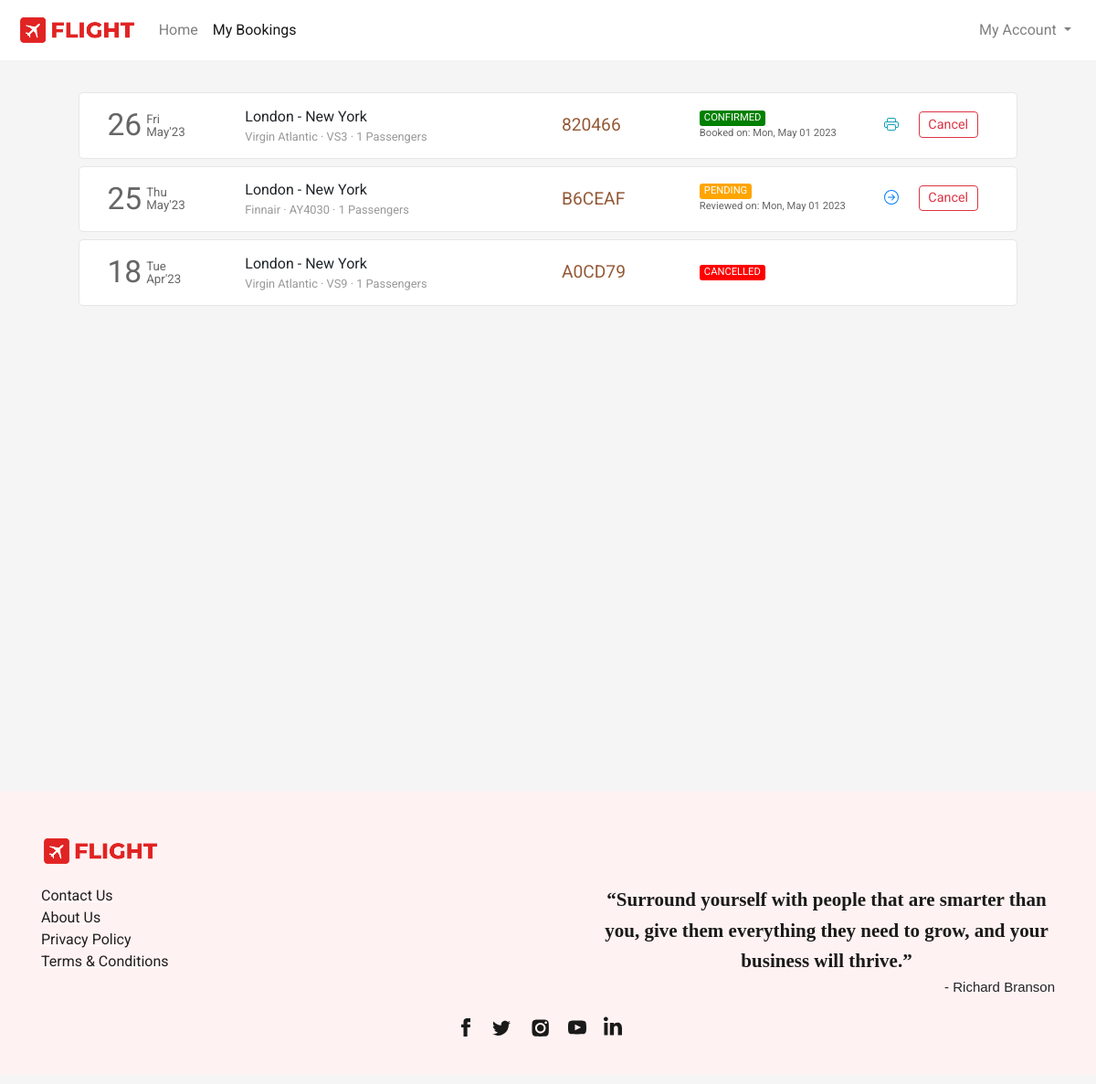
The page /flight/bookings (signed in) on the database as committed earlier.
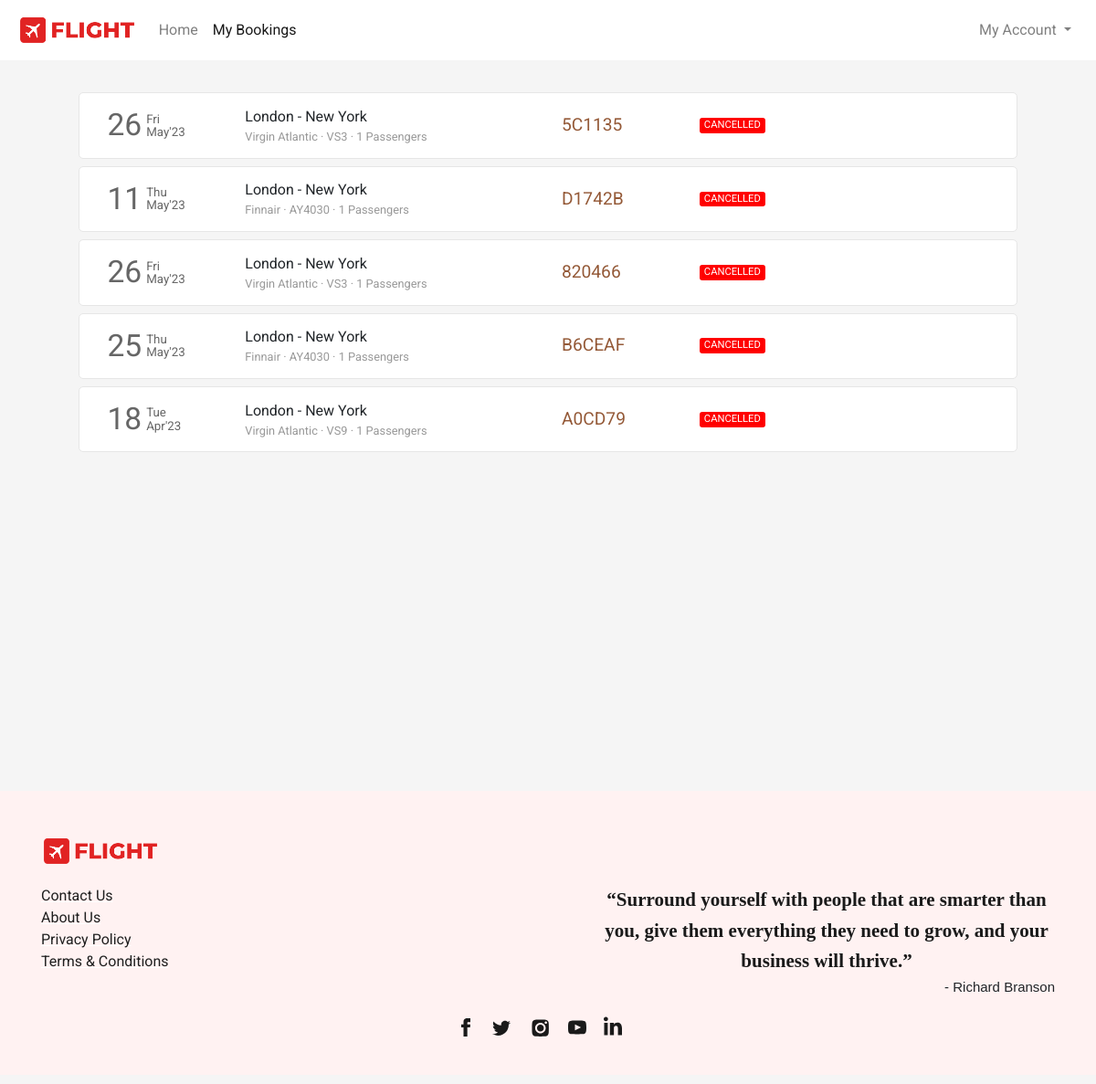
The same page on the database as committed later.
### flight/models.py (models this page shows, shortened)
class Ticket(models.Model):
    user = models.ForeignKey(User, on_delete=models.CASCADE, related_name="bookings", blank=True, null=True)
    ref_no = models.CharField(max_length=6, unique=True)
    passengers = models.ManyToManyField(Passenger, related_name="flight_tickets")
    flight = models.ForeignKey(Flight, on_delete=models.CASCADE, related_name="tickets", blank=True, null=True)
    flight_ddate = models.DateField(blank=True, null=True)
    flight_adate = models.DateField(blank=True, null=True)
    flight_fare = models.FloatField(blank=True, null=True)
    other_charges = models.FloatField(blank=True, null=True)
    coupon_used = models.CharField(max_length=15, blank=True)
    coupon_discount = models.FloatField(default=0.0)
    total_fare = models.FloatField(blank=True, null=True)
    seat_class = models.CharField(max_length=20, choices=SEAT_CLASS)
    booking_date = models.DateTimeField(default=datetime.now)
    mobile = models.CharField(max_length=20, blank=True)
    email = models.EmailField(max_length=45, blank=True)
    status = models.CharField(max_length=45, choices=TICKET_STATUS)

class Flight(models.Model):
    origin = models.ForeignKey(Place, on_delete=models.CASCADE, related_name="departures")
    destination = models.ForeignKey(Place, on_delete=models.CASCADE, related_name="arrivals")
    depart_time = models.TimeField(auto_now=False, auto_now_add=False)
    depart_day = models.ManyToManyField(Week, related_name="flights_of_the_day")
    duration = models.DurationField(null=True)
    arrival_time = models.TimeField(auto_now=False, auto_now_add=False)
    plane = models.CharField(max_length=24)
    airline = models.CharField(max_length=64)
    economy_fare = models.FloatField(null=True)
    business_fare = models.FloatField(null=True)
    first_fare = models.FloatField(null=True)

class Place(models.Model):
    city = models.CharField(max_length=64)
    airport = models.CharField(max_length=64)
    code = models.CharField(max_length=3)
    country = models.CharField(max_length=64)

### flight/views.py (the view)
# urls.py: path('flight/bookings', views.bookings, name="bookings"),
def bookings(request):
    if request.user.is_authenticated:
        tickets = Ticket.objects.filter(user=request.user).order_by('-booking_date')
        return render(request, 'flight/bookings.html', {
            'page': 'bookings',
            'tickets': tickets
        })
    else:
        return HttpResponseRedirect(reverse('login'))

### flight/templates/flight/bookings.html (shortened to what this page needs)
{% extends 'flight/layout.html' %}
{% load static %}
{% block head %}
    <link rel="stylesheet" href="{% static 'css/bookings_style.css' %}">
{% endblock head %}
{% block body %}
    <section class="section section1">
        <div class="container">
            {% if tickets %}
                {% for ticket in tickets %}
                    <div class="row each-booking-div" id="{{ticket.ref_no}}">
                        <div class="col-2" style="display: flex;">
                            <div style="display: flex; color: #666666; margin-top: auto;">
                                <div>
                                    <span style="font-size: 2.1em;">{{ticket.flight_ddate | date:"d"}}</span>
                                </div>
                                <div style="font-size: smaller; display: flex; margin: auto 0; padding-left: 5px; line-height: 1em;">
                                    <div style="margin: auto;">
                                        <div style="margin-bottom: 1px;">{{ticket.flight_ddate | date:"D"}}</div>
                                        <div style="margin-top: 1px;">{{ticket.flight_ddate | date:"M'y"}}</div>
                                    </div>
                                </div>
                            </div>
                        </div>
                        <div class="col-4 middle-div">
                            <div style="width:100%">
                                <div class="row places-div" style=" display: flex;">
                                    <div style="max-width: 45%;">{{ticket.flight.origin.city}}</div>
                                    <div>&nbsp;-&nbsp;</div>
                                    <div style="max-width: 45%;">{{ticket.flight.destination.city}}</div>
                                </div>
                                <div class="row places-div" style="font-size: .8em; color: #999999; ">
                                    <div style="max-width: 100%;">{{ticket.flight.airline}} &middot; {{ticket.flight.plane}} &middot; {{ticket.passengers.count}} Passengers</div>
                                </div>
                            </div>
                        </div>
                        <div class="col-2 middle-div">
                            <div style="font-size: 1.2em; color: #945937;">{{ticket.ref_no}}</div>
                        </div>
                        <div class="col-2 middle-div">
                            <div>
                                <div class="row status-div">
                                    {% if ticket.status == 'CONFIRMED' %}
                                        <div class="green">{{ticket.status}}</div>
                                    {% endif %}
                                    {% if ticket.status == 'PENDING' %}
                                        <div class="orange">{{ticket.status}}</div>
                                    {% endif %}
                                    {% if ticket.status == 'CANCELLED' %}
                                        <div class="red">{{ticket.status}}</div>
                                    {% endif %}
                                </div>
                                <div class="row booking-date-div" style="font-size: .7em; color: #666;">
                                    {% if ticket.status == 'CONFIRMED' %}
                                        Booked on: {{ticket.booking_date | date:"D, M d Y"}}
                                    {% endif %}
                                    {% if ticket.status == 'PENDING' %}
                                        Reviewed on: {{ticket.booking_date | date:"D, M d Y"}}
                                    {% endif %}
                                </div>
                            </div>
                        </div>
                        <div class="col-2 last-div">
                            <div>
                                <div class="ticket-action-div">
                                    {% if ticket.status == 'CONFIRMED' %}
                                        <form action="{% url 'getticket' %}" method="get" target="_blank">
                                            <button type="submit" class="btn btn-outline-info btnp pbtn">
                                            </button>
                                        </form>
                                        <button class="btn btn-outline-danger btnp cbtn"  data-ref="{{ticket.ref_no}}" onclick="popup(this)">Cancel</button>
                                    {% endif %}
                                    {% if ticket.status == 'PENDING' %}
                                        <form action="{% url 'resumebooking' %}" method="POST">
                                            <button type="submit" class="btn btn-outline-primary btnp rbtn">
                                            </button>
                                        </form>
                                        <button type="button" class="btn btn-outline-danger btnp cbtn" data-ref="{{ticket.ref_no}}" onclick="popup(this)">Cancel</button>
                                    {% endif %}
                                </div>
                            </div>
                        </div>
                    </div>
                {% endfor %}
            {% endif %}
        </div>
    </section>
{% endblock %}

### flight/templates/flight/layout.html (shortened to what this page needs)
{% load static %}
<!DOCTYPE html>
<html lang="en">
<head>
  <link rel="stylesheet" href="https://stackpath.bootstrapcdn.com/bootstrap/4.4.1/css/bootstrap.min.css">
  <link rel="stylesheet" href="https://use.typekit.net/cav5lva.css">
  <link rel="stylesheet" href="{% static 'css/layout_style.css' %}">
  {% block head %}
  {% endblock %}
</head>
<body>
  <div class="container-fluid">
    <nav class="navbar navbar-expand-lg navbar-light">
      <a class="navbar-brand" href="{% url 'index' %}">
          <img src="{% static 'img/icon_logo.png' %}" height="34" alt="">
      </a>
      <div class="collapse navbar-collapse" id="navbarSupportedContent">
        <ul class="navbar-nav mr-auto">
          <li class="nav-item {% if not page %}active{% endif %}">
            <a class="nav-link" href="{% url 'index' %}">Home</a>
          </li>
          <li class="nav-item {% if page == 'bookings' %}active{% endif %}">
            <a class="nav-link" href="{% url 'bookings' %}">My Bookings</a>
          </li>
        </ul>
        <ul class="navbar-nav">
          {% if not user.is_authenticated %}
            <li class="nav-item">
              <button class="btn btn-outline-danger" style="border-radius: 25rem;" onclick="window.location.href = '/login';">
                <svg width="1.1em" height="1.1em" viewBox="0 1.5 16 16" class="bi bi-person-fill" fill="currentColor" xmlns="http://www.w3.org/2000/svg">
                  <path fill-rule="evenodd" d="M3 14s-1 0-1-1 1-4 6-4 6 3 6 4-1 1-1 1H3zm5-6a3 3 0 1 0 0-6 3 3 0 0 0 0 6z"/>
                </svg>
                Login
              </button>
            </li>
          {% else %}
            <li class="nav-item dropdown my-account">
              <a class="nav-link dropdown-toggle" href="#" id="navbarDropdown" role="button" data-toggle="dropdown" aria-haspopup="true" aria-expanded="false">
                My Account
              </a>
            </li>
          {% endif %}
        </ul>
      </div>
    </nav>
    <main>
      {% block body %}{% endblock %}
    </main>
    <footer>
      <div class="container">
        <div>
          <div class="logo-container">
            <img src="{% static 'img/icon_logo.png' %}">
          </div>
          <div class="footer-content">
            <div class="links-container">
              <div>
                <ul class="link-list">
                  <li class="list-item"><a class="footer-links" href="{% url 'contact' %}">Contact Us</a></li>
                  <li class="list-item"><a class="footer-links" href="{% url 'aboutus' %}">About Us</a></li>
                  <li class="list-item"><a class="footer-links" href="{% url 'privacypolicy' %}">Privacy Policy</a></li>
                  <li class="list-item"><a class="footer-links" href="{% url 'termsandconditions' %}">Terms &amp; Conditions</a></li>
                </ul>
              </div>
            </div>
            <div class="quote-container">
              <div class="quote">“Surround yourself with people that are smarter than you, give them everything they need to grow, and your business will thrive.”</div>
              <div class="quote-by">- Richard Branson</div>
            </div>
          </div>
          <div class="social-links">
            <div class="social-icons">
              <a href="#" class="social-icon">
              </a>
              <a href="#" class="social-icon">
              </a>
              <a href="#" class="social-icon">
              </a>
              <a href="#" class="social-icon">
              </a>
              <a href="#" class="social-icon">
              </a>
            </div>
          </div>
        </div>
      </div>
    </footer>
  </div>
</body>
</html>

### flight/static/css/layout_style.css (style rules this page uses)
body { margin: 0px; padding: 0px; font-family: "Rubik", sans-serif; font-weight: normal; font-style: normal; min-width: 250px; }
.container-fluid { padding-left: 0px; padding-right: 0px; }
.navbar { padding: .7rem 1.2rem; background-color: #fff; transition-duration: .2s; }
.section { background-size: cover; background-position: center; background-repeat: no-repeat; padding: 30px 50px; min-height: 100vh; }
footer { background-color: rgb(255,242,242); margin-top: 0px; padding-top: 1px; }
footer .container > div { font-family: Barlow, sans-serif; margin: 48px 0px 10px; flex-shrink: 0; max-width: 100%; overflow: hidden; }
.footer-content { padding-top: 20px; display: flex; -webkit-box-pack: justify; justify-content: space-between; }
.links-container { text-align: left; flex-direction: row; display: flex; }
.quote-container { text-align: right; }
.logo-container img { width: 130px; }
.links-container > div { flex: 1 0 0px; }
.links-container > div ul { padding-inline-start: 0px; margin-block-start: 0px; margin-block-end: 0px; list-style-type: none; margin-right: 50px; }
.footer-links { white-space: nowrap; color: rgb(31, 31, 31); text-decoration: underline solid rgb(255, 255, 255); transition: all 0.1s ease 0s; }
.quote-container .quote { font-family: utopia-std, serif; text-align: center; color: rgb(26, 26, 26); max-width: 500px; margin: auto; font-size: 21px; font-weight: 600; line-height: 1.6; }
.quote-container .quote-by { font-family: sans-serif; font-size: 15px; }
.social-icons { list-style-type: none; display: flex; margin: 0px auto; padding: 20px 0px; width: 100%; max-width: 200px; justify-content: space-evenly; }
.social-icons a { height: 44px; width: 44px; }

### flight/static/css/bookings_style.css (style rules this page uses)
* { font-family: 'Roboto', sans-serif; }
body { background-color: #f5f5f5; word-wrap: break-word; }
.container { cursor: pointer; }
.each-booking-div { width: 96%; margin: 5px auto 8px auto; transition-duration: .4s; padding: 10px 15px; background-color: #fff; border: 1px solid #e6e6e6; border-radius: 5px; }
.each-booking-div > div { display: flex; overflow: auto; }
.each-booking-div > div > div { margin-top: auto; margin-bottom: auto; width: 100%; }
.green, .red, .orange { border-radius: 3px; color: white; padding-left: 5px; padding-right: 5px; font-size: .7em; }
.red { background-color: red; }

Rows that differ between the two databases and show on the page:
added Ticket: flight_ddate "26", flight_ddate "Fri", flight_ddate "May'23", flight.origin.city "London", flight.destination.city "New York", flight.airline "Virgin Atlantic", flight.plane "VS3", passengers.count "1", ref_no "5C1135", status "CANCELLED"
added Ticket: flight_ddate "11", flight_ddate "Thu", flight_ddate "May'23", flight.origin.city "London", flight.destination.city "New York", flight.airline "Finnair", flight.plane "AY4030", passengers.count "1", ref_no "D1742B", status "CANCELLED"
changed Ticket (number 3 of 5 on the later page): status "CONFIRMED" → "CANCELLED"; booking_date "Mon, May 01 2023" → (not shown)
changed Ticket "B6CEAF": status "PENDING" → "CANCELLED"; booking_date "Mon, May 01 2023" → (not shown)
